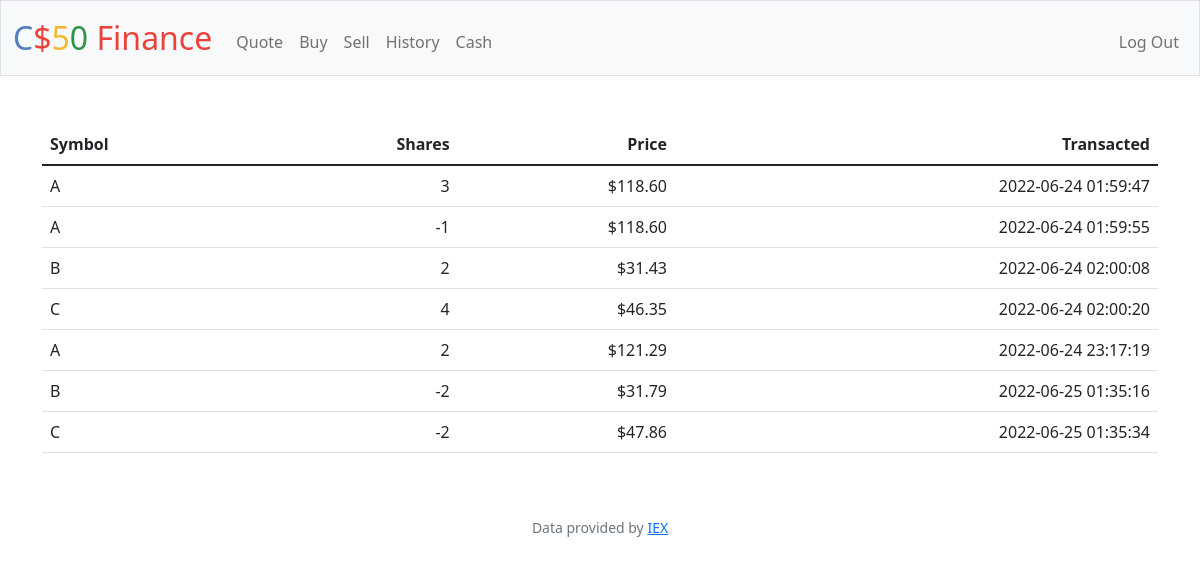
Page /history (signed in) on the committed database.
### tables this page shows
CREATE TABLE history(owner_id INTEGER NOT NULL, symbol TEXT NOT NULL, shares INTEGER NOT NULL, price INTEGER NOT NULL, date TEXT NOT NULL, FOREIGN KEY(owner_id) REFERENCES users(id));

### app.py (the view)
@app.route("/history")
@login_required
def history():
    try:
        user_info = db.execute("SELECT symbol, price, shares, date FROM history  WHERE owner_id=?", session["user_id"])
        return render_template("history.html", users=user_info)
    except:
        return render_template("history.html")

### app.py (called while the page is built)
@app.after_request
def after_request(response):
    response.headers["Cache-Control"] = "no-cache, no-store, must-revalidate"
    response.headers["Expires"] = 0
    response.headers["Pragma"] = "no-cache"
    return response

### helpers.py (called while the page is built)
def login_required(f):
    @wraps(f)
    def decorated_function(*args, **kwargs):
        if session.get("user_id") is None:
            return redirect("/login")
        return f(*args, **kwargs)
    return decorated_function

def usd(value):
    return f"${value:,.2f}"

### templates/history.html (shortened to what this page needs)
{% extends "layout.html" %}
{% block main %}
    <table class="table">
        <thead>
            <th class="text-start">Symbol</th>
            <th class="text-end">Shares</th>
            <th class="text-end">Price</th>
            <th class="text-end">Transacted</th>
        </thead>
        <tbody>
            {% for user in users%}
            <tr>
                <td class="text-start">{{user["symbol"]}}</td>
                <td class="text-end">{{user["shares"]}}</td>
                <td class="text-end">{{user["price"] | usd}}</td>
                <td class="text-end">{{user["date"] }}</td>
            </tr>
            {% endfor %}
        </tbody>
    </table>
{% endblock %}

### templates/layout.html (shortened to what this page needs)
<!DOCTYPE html>
<html lang="en">
    <head>
        <link href="https://cdn.jsdelivr.net/npm/bootstrap@5.1.3/dist/css/bootstrap.min.css" rel="stylesheet">
        <link href="/static/styles.css" rel="stylesheet">
    </head>
    <body>
        <nav class="bg-light border navbar navbar-expand-md navbar-light">
            <div class="container-fluid">
                <a class="navbar-brand" href="/"><span class="blue">C</span><span class="red">$</span><span class="yellow">5</span><span class="green">0</span> <span class="red">Finance</span></a>
                <div class="collapse navbar-collapse" id="navbar">
                    {% if session["user_id"] %}
                        <ul class="navbar-nav me-auto mt-2">
                            <li class="nav-item"><a class="nav-link" href="/quote">Quote</a></li>
                            <li class="nav-item"><a class="nav-link" href="/buy">Buy</a></li>
                            <li class="nav-item"><a class="nav-link" href="/sell">Sell</a></li>
                            <li class="nav-item"><a class="nav-link" href="/history">History</a></li>
                            <li class="nav-item"><a class="nav-link" href="/cash">Cash</a></li>
                        </ul>
                        <ul class="navbar-nav ms-auto mt-2">
                            <li class="nav-item"><a class="nav-link" href="/logout">Log Out</a></li>
                        </ul>
                    {% else %}
                        <ul class="navbar-nav ms-auto mt-2">
                            <li class="nav-item"><a class="nav-link" href="/register">Register</a></li>
                            <li class="nav-item"><a class="nav-link" href="/login">Log In</a></li>
                        </ul>
                    {% endif %}
                </div>
            </div>
        </nav>
        <main class="container py-5 text-center">
            {% block main %}{% endblock %}
        </main>
        <footer class="mb-5 small text-center text-muted">
            Data provided by <a href="https://iexcloud.io/">IEX</a>
        </footer>
    </body>
</html>

### static/styles.css (style rules this page uses)
nav .navbar-brand { font-size: xx-large; }
nav .navbar-brand .blue { color: #537fbe; }
nav .navbar-brand .red { color: #ea433b; }
nav .navbar-brand .yellow { color: #f5b82e; }
nav .navbar-brand .green { color: #2e944b; }

### rows in the picture
history: symbol "A", shares "3", price "$118.60", date "2022-06-24 01:59:47"
history: symbol "A", shares "-1", price "$118.60", date "2022-06-24 01:59:55"
history: symbol "B", shares "2", price "$31.43", date "2022-06-24 02:00:08"
history: symbol "C", shares "4", price "$46.35", date "2022-06-24 02:00:20"
history: symbol "A", shares "2", price "$121.29", date "2022-06-24 23:17:19"
history: symbol "B", shares "-2", price "$31.79", date "2022-06-25 01:35:16"
history: symbol "C", shares "-2", price "$47.86", date "2022-06-25 01:35:34"
